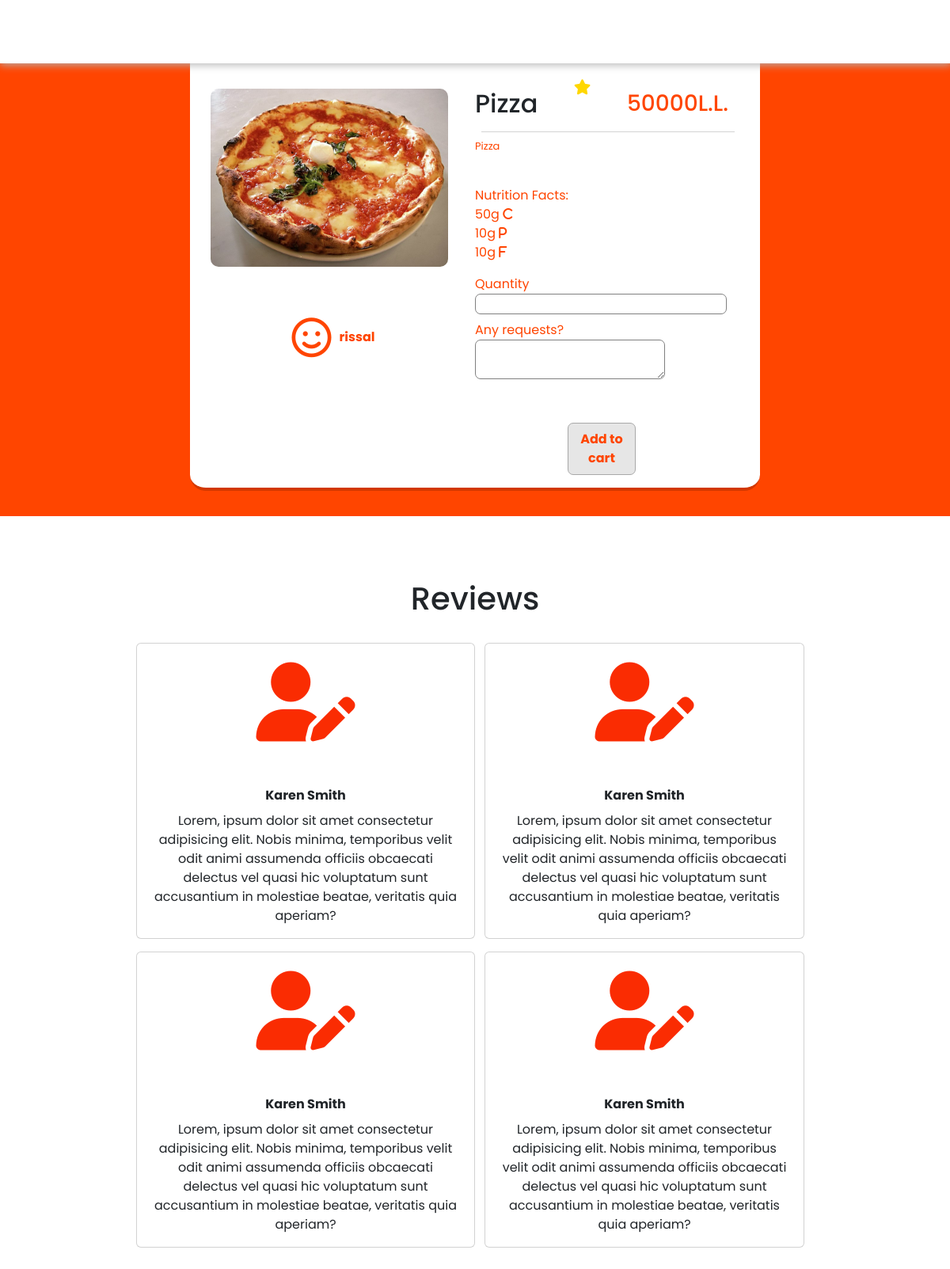
/order.php?id=38, run on the app's committed database.
### tables this page shows
CREATE TABLE `dishes` (
  `name` varchar(100) NOT NULL,
  `description` varchar(100) NOT NULL,
  `cuisine` varchar(100) NOT NULL,
  `diet` varchar(100) NOT NULL,
  `price` int(11) NOT NULL,
  `carbohydrates` int(11) NOT NULL,
  `protein` int(11) NOT NULL,
  `fat` int(11) NOT NULL,
  `id` int(11) NOT NULL,
  `image` varchar(100) NOT NULL,
  `chefid` varchar(100) NOT NULL
);

### order.php (the view, shortened to what this page needs)
<?php
include_once('config.php');
?>
<!DOCTYPE html>
<html lang="en">
<head>
  <link href="https://cdn.jsdelivr.net/npm/bootstrap@5.2.2/dist/css/bootstrap.min.css" rel="stylesheet" />
  <link rel="stylesheet" href="https://cdnjs.cloudflare.com/ajax/libs/font-awesome/6.2.0/css/all.min.css" />
  <link rel="stylesheet" href="order.css" />
  <link rel="stylesheet" href="navbar.css" />
  <link rel="stylesheet" href="footer.css" />
</head>
<body>
  <nav id="header">
  </nav>
  <?php
  $id = $_GET['id'];
  $sql = "SELECT * FROM dishes WHERE id = $id";
  $query = $db->prepare($sql);
  $query->execute();
  $result = $query->fetchAll(PDO::FETCH_OBJ);
  $dishname = $result[0]->name;
  $dishdescription = $result[0]->description;
  $dishprice = $result[0]->price;
  $dishimage = $result[0]->image;
  $dishchefid = $result[0]->chefid;
  $dishcarbohydrates = $result[0]->carbohydrates;
  $dishprotein = $result[0]->protein;
  $dishfat = $result[0]->fat;
  $dishrating = $result[0]->rating;
  ?>
  <div class="container1 mt-3">
    <div class="subcontainer d-flex p-3">
      <div class="row w-100">
        <div class="col-lg-6">
          <div class="d-flex justify-content-center">
            <div class="imagecontainer mt-5">
              <img src="imageUploads/<?php echo $dishimage ?>" style="object-fit: contain;max-width:100%; max-height: 100%;border-radius: 10px; width: 300px;"></img>
            </div>
          </div>
          <div align="center" style="color: orangered; text-indent: 10px;" class="d-flex align-items-center justify-content-center my-3"><i class="fa-regular fa-face-smile mt-5" style="font-size: 50px; color: orangered;"></i><a class="chef mt-5" href="account.html"><?php echo $dishchefid ?></a></div>
        </div>
        <div class="col-lg-6">
          <div class="rogw">
            <div class="d-flex justify-content-between align-items-center">
              <h2 class="mt-5 title text-dark"><?php echo $dishname ?></h2>
              <span style="color: orangered; font-size: larger;"><i class="fa-solid fa-star mt-" style="color: gold;"></i> <?php echo $dishrating ?></span>
              <h3 class="mt-5 title"><?php echo $dishprice ?>L.L.</h3>
            </div>
            <div class="divider ms-2 my-2" style="width: 100%"></div>
            <p class="description" style="font-size:small;"><?php echo $dishdescription ?></p><br />
            <p style="color: orangered;">Nutrition Facts: <br> <?php echo $dishcarbohydrates ?>g <i class="fa-solid fa-c"></i> <br> <?php echo $dishprotein ?>g <i class="fa-solid fa-p"></i> <br> <?php echo $dishfat ?>g <i class="fa-solid fa-f"></i></p>
          </div>
          <div class="row justify-content-center">
            <div class="col-lg-6">
              <label>Quantity</label>
              <br>
              <input name="quantity" id="quantity" type="number">
              <br>
              <label class="mt-2">Any requests?</label>
              <br>
              <textarea type="text" id="request" name="request" style="width: 15em"></textarea>
            </div>
            <div class="col-lg-6">
            </div>
            <button name="cart" id="cart" class='w-25 py-2 mt-5 add-btn'>Add to cart</button>
          </div>
        </div>
      </div>
    </div>
  </div>
  <div class="container2 mt-5 mb-5">
    <h1 align="center" class="">Reviews</h1><br>
    <div class="row mb-3">
      <div class="col-lg-6 col-md-12 p-0">
        <div class="card text-center">
          <i class="fa-solid fa-user-pen my-4" style="font-size: 100px;"></i><br>
          <strong class="py-2">Karen Smith</strong>
          <p class="px-3">Lorem, ipsum dolor sit amet consectetur adipisicing elit. Nobis minima, temporibus velit odit animi assumenda officiis obcaecati delectus vel quasi hic voluptatum sunt accusantium in molestiae beatae, veritatis quia aperiam?</p>
        </div>
      </div>
      <div class="col-lg-6 col-md-12">
        <div class="card text-center">
          <i class="fa-solid fa-user-pen my-4" style="font-size: 100px;"></i><br>
          <strong class="py-2">Karen Smith</strong>
          <p class="px-3">Lorem, ipsum dolor sit amet consectetur adipisicing elit. Nobis minima, temporibus velit odit animi assumenda officiis obcaecati delectus vel quasi hic voluptatum sunt accusantium in molestiae beatae, veritatis quia aperiam?</p>
        </div>
      </div>
    </div>
    <div class="row">
      <div class="col-lg-6 col-md-12 p-0">
        <div class="card text-center">
          <i class="fa-solid fa-user-pen my-4" style="font-size: 100px;"></i><br>
          <strong class="py-2">Karen Smith</strong>
          <p class="px-3">Lorem, ipsum dolor sit amet consectetur adipisicing elit. Nobis minima, temporibus velit odit animi assumenda officiis obcaecati delectus vel quasi hic voluptatum sunt accusantium in molestiae beatae, veritatis quia aperiam?</p>
        </div>
      </div>
      <div class="col-lg-6 col-md-12">
        <div class="card text-center">
          <i class="fa-solid fa-user-pen my-4" style="font-size: 100px;"></i><br>
          <strong class="py-2">Karen Smith</strong>
          <p class="px-3">Lorem, ipsum dolor sit amet consectetur adipisicing elit. Nobis minima, temporibus velit odit animi assumenda officiis obcaecati delectus vel quasi hic voluptatum sunt accusantium in molestiae beatae, veritatis quia aperiam?</p>
        </div>
      </div>
    </div>
  </div>
</body>
</html>

### order.css (style rules this page uses)
body { overflow-x: hidden; font-family: "Poppins", sans-serif; }
.add-btn { border: solid rgb(168, 168, 168) 1px; border-radius: 7px; background-color: rgb(230, 230, 230); color: orangered; font-weight: bold; transition: 0.3s; height: auto; width: 40px; }
.chef { text-decoration: none; color: orangered; font-weight: bold; }
.container1 { background-color: orangered; padding: 2em 4em; }
.container2 { padding: 2em 4em; width: 80vw; height: auto; margin: auto; }
.subcontainer { background-color: white; border-radius: 20px; padding-bottom: 1em; border-bottom: 4px solid rgb(210, 56, 0); width: 60vw; margin: auto; }
input, textarea { border: 1px solid gray; border-radius: 7px; text-indent: 5px; }
.title, label { color: orangered; }
.description { color: orangered; }
p > i { color: orangered; }
i { color: #fa2c02; }
.divider { height: 1px; width: 100%; background-color: lightgray; }

### navbar.css (style rules this page uses)
* { padding: 0; margin: 0; text-decoration: none; list-style: none; box-sizing: border-box; }
nav { background: white; height: 80px; width: 100%; position: sticky; box-shadow: 1px 1px 10px 1px rgb(182, 182, 182); z-index: 999; position: fixed; top: 0; }

### footer.css (style rules this page uses)
* { padding: 0; margin: 0; text-decoration: none; list-style: none; box-sizing: border-box; }
p, span, address, h2, .footer a { text-decoration: none; font-family: "Poppins", sans-serif; }

### data on the page
dishes: image (picture), chefid "rissal", name "Pizza", price "50000", description "Pizza", carbohydrates "50", protein "10", fat "10"
